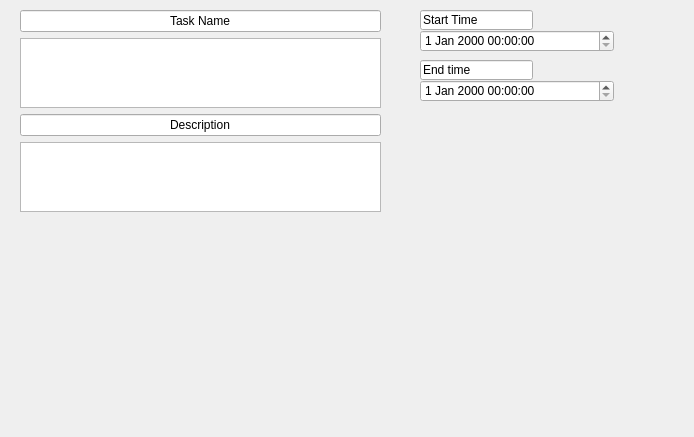
<?xml version="1.0" encoding="UTF-8"?>
<ui version="4.0">
 <class>Form</class>
 <widget class="QWidget" name="Form">
  <property name="geometry">
   <rect>
    <x>0</x>
    <y>0</y>
    <width>694</width>
    <height>437</height>
   </rect>
  </property>
  <property name="windowTitle">
   <string>Form</string>
  </property>
  <widget class="QWidget" name="verticalLayoutWidget">
   <property name="geometry">
    <rect>
     <x>20</x>
     <y>10</y>
     <width>361</width>
     <height>202</height>
    </rect>
   </property>
   <layout class="QVBoxLayout" name="verticalLayout">
    <item>
     <widget class="QLineEdit" name="lineEdit">
      <property name="text">
       <string>Task Name</string>
      </property>
      <property name="alignment">
       <set>Qt::AlignCenter</set>
      </property>
     </widget>
    </item>
    <item>
     <widget class="QTextEdit" name="textEdit"/>
    </item>
    <item>
     <widget class="QLineEdit" name="lineEdit_2">
      <property name="text">
       <string>Description</string>
      </property>
      <property name="alignment">
       <set>Qt::AlignCenter</set>
      </property>
     </widget>
    </item>
    <item>
     <widget class="QTextEdit" name="textEdit_2"/>
    </item>
   </layout>
  </widget>
  <widget class="QDateTimeEdit" name="dateTimeEdit">
   <property name="geometry">
    <rect>
     <x>420</x>
     <y>80</y>
     <width>194</width>
     <height>22</height>
    </rect>
   </property>
  </widget>
  <widget class="QDateTimeEdit" name="dateTimeEdit_2">
   <property name="geometry">
    <rect>
     <x>420</x>
     <y>30</y>
     <width>194</width>
     <height>22</height>
    </rect>
   </property>
  </widget>
  <widget class="QLineEdit" name="lineEdit_3">
   <property name="geometry">
    <rect>
     <x>420</x>
     <y>10</y>
     <width>113</width>
     <height>20</height>
    </rect>
   </property>
   <property name="text">
    <string>Start Time</string>
   </property>
  </widget>
  <widget class="QLineEdit" name="lineEdit_4">
   <property name="geometry">
    <rect>
     <x>420</x>
     <y>60</y>
     <width>113</width>
     <height>20</height>
    </rect>
   </property>
   <property name="text">
    <string>End time</string>
   </property>
  </widget>
 </widget>
 <resources/>
 <connections/>
</ui>
